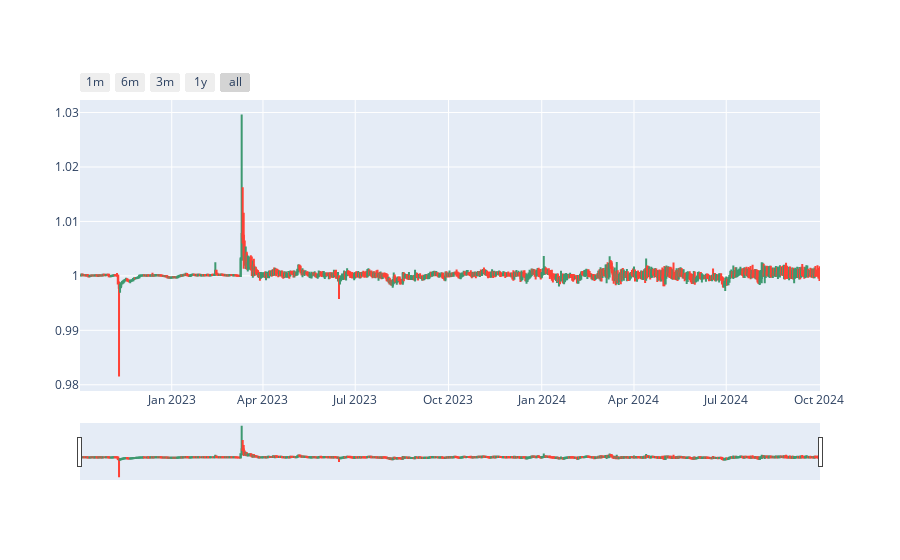

Notebook source saved alongside this figure:
### Code cell
figure = go.Figure(data=[go.Candlestick(x=stock_data.index, open=stock_data['Open'], high=stock_data['High'], low=stock_data['Low'], close=stock_data['Close'])])
title = 'CandleStick of stock market'
figure.update_xaxes(
    rangeselector=dict(
        buttons=list([
            dict(count=1, label="1m", step="month", stepmode="backward"),
            dict(count=6, label="6m", step="month", stepmode="backward"),
            dict(count=3, label="3m", step="month", stepmode="backward"),
            dict(count=1, label="1y", step="year", stepmode="backward"),
            dict(step="all")
        ])
    )
)
figure.show()

### Figure 1 — Plotly figure (JSON) as saved in the notebook; plotly's stock layout.template omitted (floating-point values rounded to 4 significant figures; data arrays with more than 128 entries replaced by an {"elided": "..."} marker saying what was removed)
{"data": [{"close": {"elided": "730 float values"}, "high": {"elided": "730 float values"}, "low": {"elided": "730 float values"}, "open": {"elided": "730 float values"}, "type": "candlestick", "x": {"elided": "730 str values"}}], "layout": {"xaxis": {"rangeselector": {"buttons": [{"count": 1, "label": "1m", "step": "month", "stepmode": "backward"}, {"count": 6, "label": "6m", "step": "month", "stepmode": "backward"}, {"count": 3, "label": "3m", "step": "month", "stepmode": "backward"}, {"count": 1, "label": "1y", "step": "year", "stepmode": "backward"}, {"step": "all"}]}}}}
